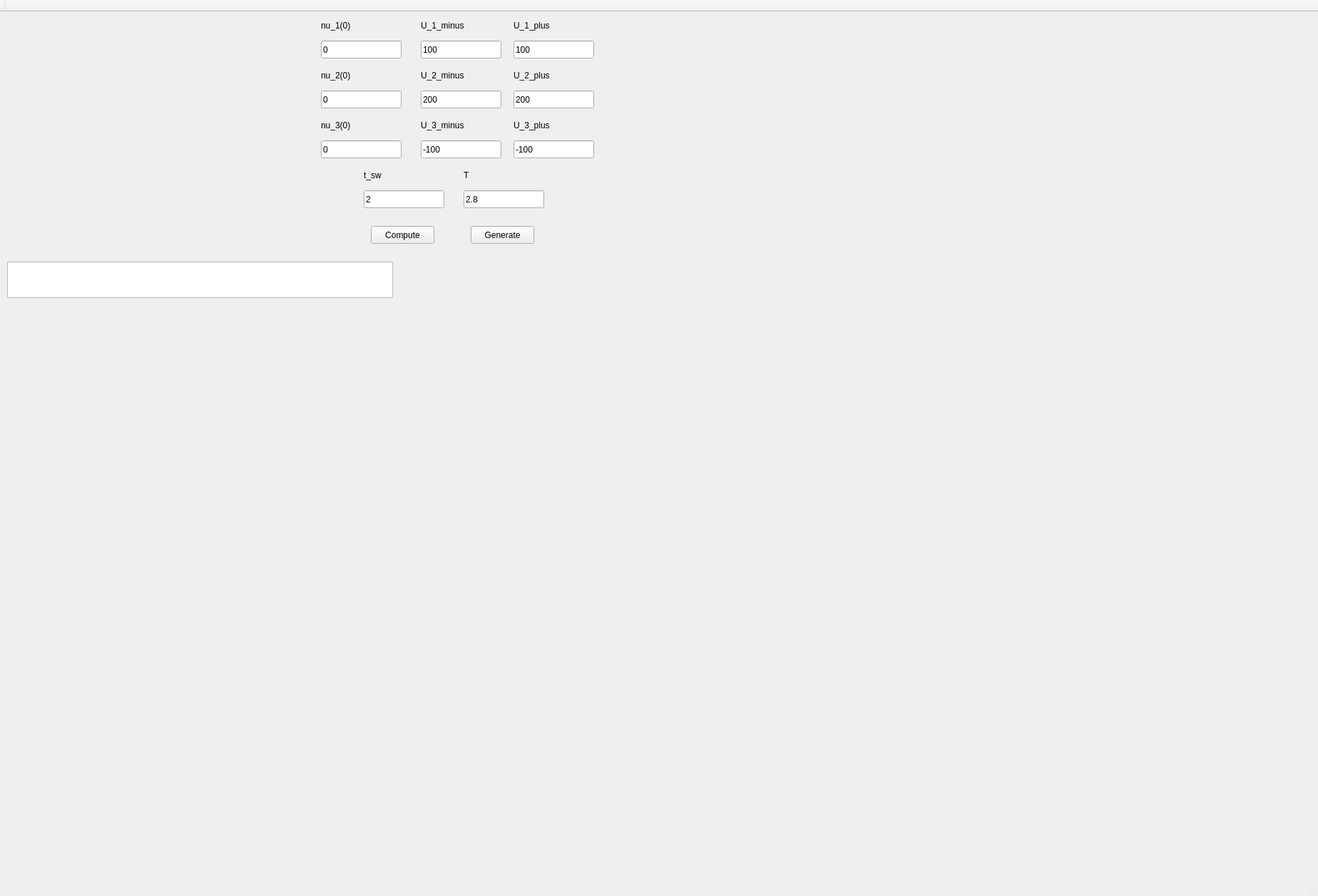
<?xml version="1.0" encoding="UTF-8"?>
<ui version="4.0">
 <class>MainWindow</class>
 <widget class="QMainWindow" name="MainWindow">
  <property name="geometry">
   <rect>
    <x>0</x>
    <y>0</y>
    <width>1848</width>
    <height>1257</height>
   </rect>
  </property>
  <property name="windowTitle">
   <string>Control Predict</string>
  </property>
  <widget class="QWidget" name="centralWidget">
   <widget class="QCustomPlot" name="PlotWidget_trajectory" native="true">
    <property name="geometry">
     <rect>
      <x>10</x>
      <y>10</y>
      <width>431</width>
      <height>331</height>
     </rect>
    </property>
   </widget>
   <widget class="QLineEdit" name="lineEdit_nu_1_0">
    <property name="geometry">
     <rect>
      <x>450</x>
      <y>40</y>
      <width>113</width>
      <height>25</height>
     </rect>
    </property>
    <property name="text">
     <string>0</string>
    </property>
   </widget>
   <widget class="QLabel" name="label">
    <property name="geometry">
     <rect>
      <x>450</x>
      <y>10</y>
      <width>67</width>
      <height>17</height>
     </rect>
    </property>
    <property name="text">
     <string>nu_1(0)</string>
    </property>
   </widget>
   <widget class="QLabel" name="label_2">
    <property name="geometry">
     <rect>
      <x>450</x>
      <y>80</y>
      <width>67</width>
      <height>17</height>
     </rect>
    </property>
    <property name="text">
     <string>nu_2(0)</string>
    </property>
   </widget>
   <widget class="QLineEdit" name="lineEdit_nu_2_0">
    <property name="geometry">
     <rect>
      <x>450</x>
      <y>110</y>
      <width>113</width>
      <height>25</height>
     </rect>
    </property>
    <property name="text">
     <string>0</string>
    </property>
   </widget>
   <widget class="QLabel" name="label_3">
    <property name="geometry">
     <rect>
      <x>450</x>
      <y>150</y>
      <width>67</width>
      <height>17</height>
     </rect>
    </property>
    <property name="text">
     <string>nu_3(0)</string>
    </property>
   </widget>
   <widget class="QLineEdit" name="lineEdit_nu_3_0">
    <property name="geometry">
     <rect>
      <x>450</x>
      <y>180</y>
      <width>113</width>
      <height>25</height>
     </rect>
    </property>
    <property name="text">
     <string>0</string>
    </property>
   </widget>
   <widget class="QLabel" name="label_4">
    <property name="geometry">
     <rect>
      <x>590</x>
      <y>10</y>
      <width>81</width>
      <height>17</height>
     </rect>
    </property>
    <property name="text">
     <string>U_1_minus</string>
    </property>
   </widget>
   <widget class="QLineEdit" name="lineEdit_U_1_m">
    <property name="geometry">
     <rect>
      <x>590</x>
      <y>40</y>
      <width>113</width>
      <height>25</height>
     </rect>
    </property>
    <property name="text">
     <string>100</string>
    </property>
   </widget>
   <widget class="QLabel" name="label_5">
    <property name="geometry">
     <rect>
      <x>590</x>
      <y>80</y>
      <width>81</width>
      <height>17</height>
     </rect>
    </property>
    <property name="text">
     <string>U_2_minus</string>
    </property>
   </widget>
   <widget class="QLineEdit" name="lineEdit_U_2_m">
    <property name="geometry">
     <rect>
      <x>590</x>
      <y>110</y>
      <width>113</width>
      <height>25</height>
     </rect>
    </property>
    <property name="text">
     <string>200</string>
    </property>
   </widget>
   <widget class="QLineEdit" name="lineEdit_U_3_m">
    <property name="geometry">
     <rect>
      <x>590</x>
      <y>180</y>
      <width>113</width>
      <height>25</height>
     </rect>
    </property>
    <property name="text">
     <string>-100</string>
    </property>
   </widget>
   <widget class="QLabel" name="label_6">
    <property name="geometry">
     <rect>
      <x>590</x>
      <y>150</y>
      <width>81</width>
      <height>17</height>
     </rect>
    </property>
    <property name="text">
     <string>U_3_minus</string>
    </property>
   </widget>
   <widget class="QLabel" name="label_7">
    <property name="geometry">
     <rect>
      <x>720</x>
      <y>10</y>
      <width>67</width>
      <height>17</height>
     </rect>
    </property>
    <property name="text">
     <string>U_1_plus</string>
    </property>
   </widget>
   <widget class="QLineEdit" name="lineEdit_U_1_p">
    <property name="geometry">
     <rect>
      <x>720</x>
      <y>40</y>
      <width>113</width>
      <height>25</height>
     </rect>
    </property>
    <property name="text">
     <string>100</string>
    </property>
   </widget>
   <widget class="QLabel" name="label_8">
    <property name="geometry">
     <rect>
      <x>720</x>
      <y>80</y>
      <width>67</width>
      <height>17</height>
     </rect>
    </property>
    <property name="text">
     <string>U_2_plus</string>
    </property>
   </widget>
   <widget class="QLineEdit" name="lineEdit_U_2_p">
    <property name="geometry">
     <rect>
      <x>720</x>
      <y>110</y>
      <width>113</width>
      <height>25</height>
     </rect>
    </property>
    <property name="text">
     <string>200</string>
    </property>
   </widget>
   <widget class="QLineEdit" name="lineEdit_U_3_p">
    <property name="geometry">
     <rect>
      <x>720</x>
      <y>180</y>
      <width>113</width>
      <height>25</height>
     </rect>
    </property>
    <property name="text">
     <string>-100</string>
    </property>
   </widget>
   <widget class="QLabel" name="label_9">
    <property name="geometry">
     <rect>
      <x>720</x>
      <y>150</y>
      <width>67</width>
      <height>17</height>
     </rect>
    </property>
    <property name="text">
     <string>U_3_plus</string>
    </property>
   </widget>
   <widget class="QLabel" name="label_10">
    <property name="geometry">
     <rect>
      <x>650</x>
      <y>220</y>
      <width>67</width>
      <height>17</height>
     </rect>
    </property>
    <property name="text">
     <string>T</string>
    </property>
   </widget>
   <widget class="QLineEdit" name="lineEdit_t_sw">
    <property name="geometry">
     <rect>
      <x>510</x>
      <y>250</y>
      <width>113</width>
      <height>25</height>
     </rect>
    </property>
    <property name="text">
     <string>2</string>
    </property>
   </widget>
   <widget class="QLabel" name="label_11">
    <property name="geometry">
     <rect>
      <x>510</x>
      <y>220</y>
      <width>67</width>
      <height>17</height>
     </rect>
    </property>
    <property name="text">
     <string>t_sw</string>
    </property>
   </widget>
   <widget class="QLineEdit" name="lineEdit_T">
    <property name="geometry">
     <rect>
      <x>650</x>
      <y>250</y>
      <width>113</width>
      <height>25</height>
     </rect>
    </property>
    <property name="text">
     <string>2.8</string>
    </property>
   </widget>
   <widget class="QPushButton" name="pushButton_compute">
    <property name="geometry">
     <rect>
      <x>520</x>
      <y>300</y>
      <width>89</width>
      <height>25</height>
     </rect>
    </property>
    <property name="text">
     <string>Compute</string>
    </property>
   </widget>
   <widget class="QPushButton" name="pushButton_generate">
    <property name="geometry">
     <rect>
      <x>660</x>
      <y>300</y>
      <width>89</width>
      <height>25</height>
     </rect>
    </property>
    <property name="text">
     <string>Generate</string>
    </property>
   </widget>
   <widget class="QTextBrowser" name="textBrowser_controls">
    <property name="geometry">
     <rect>
      <x>10</x>
      <y>350</y>
      <width>541</width>
      <height>51</height>
     </rect>
    </property>
   </widget>
   <widget class="QCustomPlot" name="PlotWidget_P" native="true">
    <property name="geometry">
     <rect>
      <x>10</x>
      <y>410</y>
      <width>431</width>
      <height>331</height>
     </rect>
    </property>
   </widget>
   <widget class="QCustomPlot" name="PlotWidget_N" native="true">
    <property name="geometry">
     <rect>
      <x>890</x>
      <y>410</y>
      <width>431</width>
      <height>331</height>
     </rect>
    </property>
   </widget>
   <widget class="QCustomPlot" name="PlotWidget_nu_12" native="true">
    <property name="geometry">
     <rect>
      <x>10</x>
      <y>750</y>
      <width>431</width>
      <height>331</height>
     </rect>
    </property>
   </widget>
   <widget class="QCustomPlot" name="PlotWidget_U" native="true">
    <property name="geometry">
     <rect>
      <x>890</x>
      <y>750</y>
      <width>431</width>
      <height>331</height>
     </rect>
    </property>
   </widget>
   <widget class="QCustomPlot" name="PlotWidget_PT" native="true">
    <property name="geometry">
     <rect>
      <x>450</x>
      <y>410</y>
      <width>431</width>
      <height>331</height>
     </rect>
    </property>
   </widget>
   <widget class="QCustomPlot" name="PlotWidget_nu_3" native="true">
    <property name="geometry">
     <rect>
      <x>450</x>
      <y>750</y>
      <width>431</width>
      <height>331</height>
     </rect>
    </property>
   </widget>
   <widget class="QCustomPlot" name="PlotWidget_theta" native="true">
    <property name="geometry">
     <rect>
      <x>850</x>
      <y>30</y>
      <width>431</width>
      <height>331</height>
     </rect>
    </property>
   </widget>
  </widget>
  <widget class="QMenuBar" name="menuBar">
   <property name="geometry">
    <rect>
     <x>0</x>
     <y>0</y>
     <width>1848</width>
     <height>22</height>
    </rect>
   </property>
  </widget>
  <widget class="QToolBar" name="mainToolBar">
   <attribute name="toolBarArea">
    <enum>TopToolBarArea</enum>
   </attribute>
   <attribute name="toolBarBreak">
    <bool>false</bool>
   </attribute>
  </widget>
  <widget class="QStatusBar" name="statusBar"/>
 </widget>
 <layoutdefault spacing="6" margin="11"/>
 <customwidgets>
  <customwidget>
   <class>QCustomPlot</class>
   <extends>QWidget</extends>
   <header>qcustomplot.h</header>
   <container>1</container>
  </customwidget>
 </customwidgets>
 <resources/>
 <connections/>
</ui>
